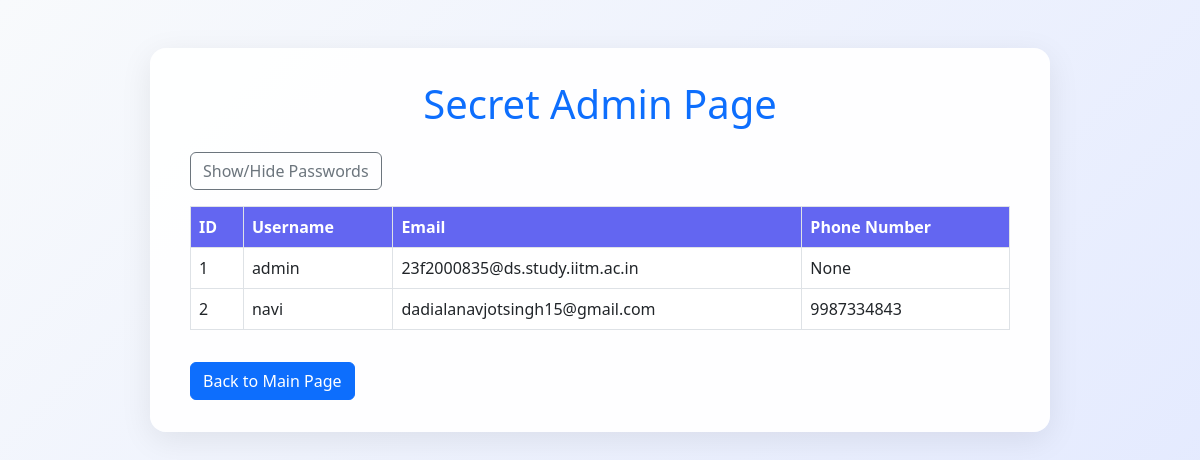
The app's page /secret (signed in), older data.
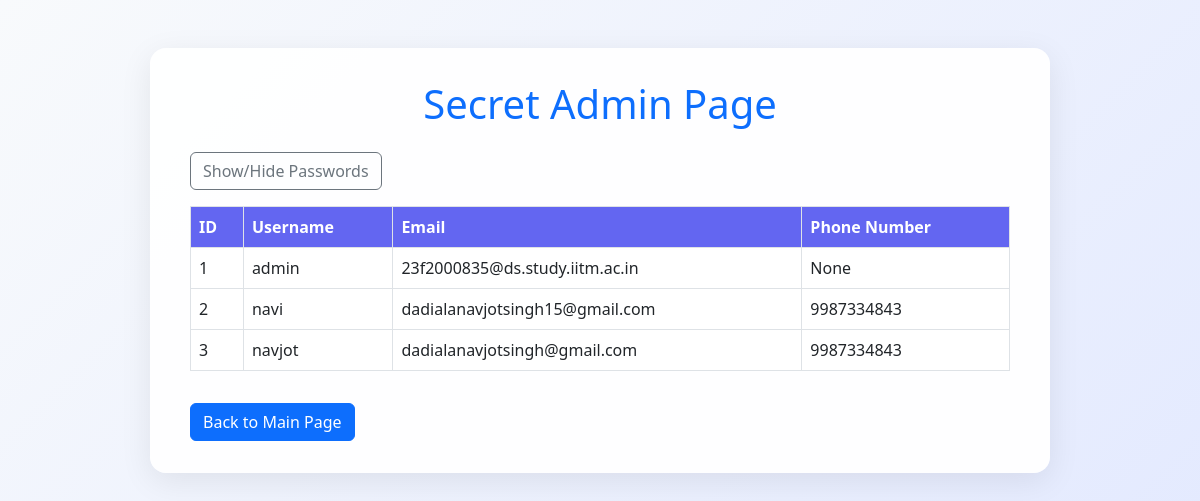
The same page, newer data.
### app.py (models this page shows)
class User(db.Model, UserMixin):
    id = db.Column(db.Integer, primary_key=True)
    username = db.Column(db.String(150), unique=True)
    password = db.Column(db.String(150))
    email = db.Column(db.String(150), unique=True)
    contact_number = db.Column(db.String(20))
    role = db.Column(db.String(50), default='user')
    created_at = db.Column(db.DateTime, default=func.now())
    overall_verified = db.Column(db.Boolean, default=False)
    approved_items = db.relationship('Accessory',
                                   foreign_keys='Accessory.user_id',
                                   backref=db.backref('owner', lazy=True))
    items_borrowed = db.relationship('BorrowedAccessory',
                                   foreign_keys='BorrowedAccessory.borrower_id',
                                   backref=db.backref('borrower_user', lazy=True),
                                   overlaps="items_borrowed_as_borrower,borrower")
    items_lent = db.relationship('BorrowedAccessory',
                                foreign_keys='BorrowedAccessory.lender_id',
                                backref=db.backref('lender_user', lazy=True),
                                overlaps="items_lent_as_lender,lender")

### app.py (the view)
@app.route('/secret')
@login_required
def secret():
    if current_user.role != 'admin':
        flash('Access denied', 'error')
        return redirect(url_for('home'))
    users = User.query.all()
    return render_template('secret.html' , navi=users)

### app.py (called while the page is built)
@login_manager.user_loader
def load_user(user_id):
    return User.query.get(int(user_id))

### templates/secret.html (shortened to what this page needs)
<!DOCTYPE html>
<html lang="en">
<head>
    <link href="https://cdn.jsdelivr.net/npm/bootstrap@5.3.0/dist/css/bootstrap.min.css" rel="stylesheet">
</head>
<body>
    <div class="container">
        <div class="secret-card">
            <h1 class="mb-4 text-center text-primary">Secret Admin Page</h1>
            <button class="btn btn-outline-secondary toggle-btn" onclick="togglePasswords()">Show/Hide Passwords</button>
            <div class="table-responsive">
                <table class="table table-bordered table-hover align-middle">
                    <thead>
                        <tr>
                            <th>ID</th>
                            <th>Username</th>
                            <th>Email</th>
                            <th>Phone Number</th>
                        </tr>
                    </thead>
                    <tbody>
                        {% for i in navi %}
                        <tr>
                            <td>{{ i.id }}</td>
                            <td>{{ i.username }}</td>
                            <td>{{ i.email }}</td>
                            <td>{{ i.contact_number }}</td>
                        </tr>
                        {% endfor %}
                    </tbody>
                </table>
            </div>
            <a href="{{ url_for('admin_dashboard') }}" class="btn btn-primary mt-3">Back to Main Page</a>
        </div>
    </div>
</body>
</html>

### templates/secret.html (style rules this page uses)
body { background: linear-gradient(135deg, #f8fafc 0%, #e0e7ff 100%); min-height: 100vh; }
.secret-card { margin: 3rem auto; max-width: 900px; box-shadow: 0 8px 32px rgba(0,0,0,0.08); border-radius: 1rem; background: rgba(255,255,255,0.95); padding: 2rem 2.5rem; }
.table thead th { background: #6366f1; color: #fff; }
.toggle-btn { margin-bottom: 1rem; }

Row changes from the older to the newer data that the page shows:
added User: id "3", username "navjot", email "dadialanavjotsingh@gmail.com", contact_number "9987334843"
